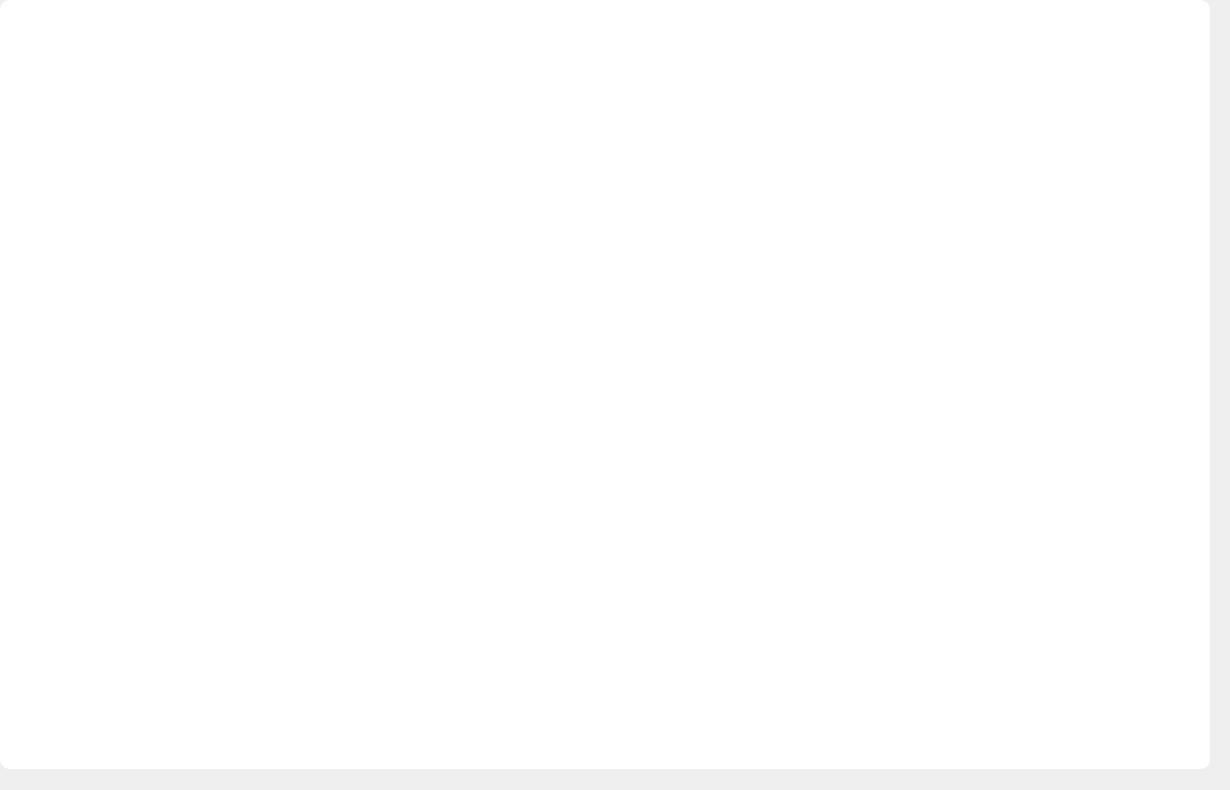
<?xml version="1.0" encoding="UTF-8"?>
<ui version="4.0">
 <class>ReagentTable</class>
 <widget class="QWidget" name="ReagentTable">
  <property name="geometry">
   <rect>
    <x>0</x>
    <y>0</y>
    <width>1230</width>
    <height>790</height>
   </rect>
  </property>
  <property name="sizePolicy">
   <sizepolicy hsizetype="Fixed" vsizetype="Fixed">
    <horstretch>0</horstretch>
    <verstretch>0</verstretch>
   </sizepolicy>
  </property>
  <property name="minimumSize">
   <size>
    <width>1230</width>
    <height>790</height>
   </size>
  </property>
  <property name="maximumSize">
   <size>
    <width>1230</width>
    <height>790</height>
   </size>
  </property>
  <property name="windowTitle">
   <string>Form</string>
  </property>
  <widget class="QTableWidget" name="tableWidget">
   <property name="geometry">
    <rect>
     <x>0</x>
     <y>0</y>
     <width>1210</width>
     <height>769</height>
    </rect>
   </property>
   <property name="sizePolicy">
    <sizepolicy hsizetype="Fixed" vsizetype="Fixed">
     <horstretch>0</horstretch>
     <verstretch>0</verstretch>
    </sizepolicy>
   </property>
   <property name="minimumSize">
    <size>
     <width>1210</width>
     <height>769</height>
    </size>
   </property>
   <property name="maximumSize">
    <size>
     <width>1210</width>
     <height>769</height>
    </size>
   </property>
   <property name="styleSheet">
    <string notr="true">QTableWidget#tableWidget
{
background: #FFFFFF;
font-family: PingFang SC;
font-weight: 500;
font-size: 24px;
border-radius: 10px;
color: #333333;
line-height: 42px;
}
QTableWidget::item {
    text-align: center;
}
QHeaderView {
    font-family: PingFang SC;
	font-weight: 500;
	font-size: 22px;
	color: #6D7E92;
	line-height: 42px;
}

QHeaderView::section {
    background-color: #EFF0F2;
	border-top: 1px solid #E1EBF6;
	border-left: none;
	border-bottom: 1px solid #E1EBF6;
	border-right: none;
	line-height: 42px;
}
QTableWidget::item:selected {
    background: #D4F2F5;
	border-top: none;
	border-left: none;
	border-bottom: 1px solid #22A4B3;
	border-right: none;
}
/* 横向滚动条样式 */
QScrollBar:horizontal {
    background: #AAE3EA;         /* 背景色 */
    border-radius: 8px;          /* 圆角半径 */
    border: 1px solid #FCFDFF;   /* 边框颜色 */
    height: 12px;                /* 滚动条高度 */
}

QScrollBar::handle:horizontal {
    background: #80CCD0;         /* 滑块的背景色 */
    border-radius: 6px;          /* 滑块的圆角 */
    min-width: 20px;             /* 滑块的最小宽度 */
}

QScrollBar::add-line:horizontal, QScrollBar::sub-line:horizontal {
    background: none;            /* 隐藏箭头背景 */
}

QScrollBar::add-page:horizontal, QScrollBar::sub-page:horizontal {
    background: none;            /* 隐藏空白部分背景 */
}</string>
   </property>
  </widget>
 </widget>
 <resources/>
 <connections/>
</ui>
